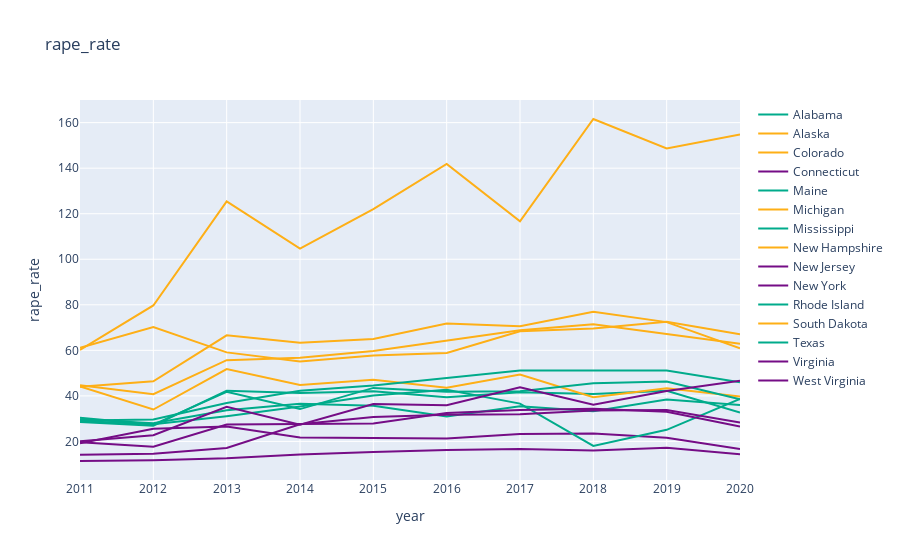

The notebook cell this image was saved under:
### Code cell
import_feat = ['state_legislature','mngmt_job_wage_gap','rape_rate','life_exp_m_f','abortion_rate']

# Calculate the rank percentage for each state in 2011
df['pct_rank'] = df[df['year'] == 2011]['rape_rate'].rank(pct=True)

# Divide states into three groups based on rank percentage
df['group'] = pd.cut(df['pct_rank'], bins=[0, 0.1, 0.45, 0.55, 0.9, 1.0], labels=[r'前10%', r'10%-45%', r'45%-55%', r'55%-90%', r'后10%'])

# Process each state's data individually and store it in a dictionary
states_data = {}
for state, data in df.groupby('state'):
    # Sort the data by year
    data = data.sort_values('year')
    # Construct Plotly's Trace object
    trace = go.Scatter(
        x=data['year'],
        y=data['rape_rate'],
        name=state,
        line=dict(width=2),
        mode='lines',
        text=data['rape_rate'],
        hovertemplate='<b>%{text:.2f}%</b><brstate: %{name}<br>year: %{x}'
    )
    # Assign the corresponding color according to which group the state belongs to
    if r'前10%' in data['group'].unique():
        
        trace.update(line=dict(color='#750D86'))
        states_data[state] = trace

    elif r'后10%' in data['group'].unique():
        trace.update(line=dict(color='#FEAF16'))
        states_data[state] = trace

    elif r'45%-55%' in data['group'].unique():
        trace.update(line=dict(color='#00AB8B'))
        states_data[state] = trace

    # Store a Trace object for each state

# Construct Plotly's Figure object
fig = go.Figure(list(states_data.values()))

# Add a chart title and axis labels
fig.update_layout(title='rape_rate',
                xaxis_title='year',
                yaxis_title='rape_rate')

# show chart
fig.show()

### Figure 1 — Plotly figure (JSON) as saved in the notebook; plotly's stock layout.template omitted (floating-point values rounded to 4 significant figures)
{"data": [{"hovertemplate": "<b>%{text:.2f}%</b><brstate: %{name}<br>year: %{x}", "line": {"color": "#00AB8B", "width": 2}, "mode": "lines", "name": "Alabama", "text": [28.5, 26.9, 42.3, 41.3, 42, 39.4, 41.6, 40.8, 42.2, 32.7], "type": "scatter", "x": [2011, 2012, 2013, 2014, 2015, 2016, 2017, 2018, 2019, 2020], "y": [28.5, 26.9, 42.3, 41.3, 42, 39.4, 41.6, 40.8, 42.2, 32.7]}, {"hovertemplate": "<b>%{text:.2f}%</b><brstate: %{name}<br>year: %{x}", "line": {"color": "#FEAF16", "width": 2}, "mode": "lines", "name": "Alaska", "text": [60.2, 79.7, 125.4, 104.7, 122, 141.9, 116.7, 161.6, 148.7, 154.8], "type": "scatter", "x": [2011, 2012, 2013, 2014, 2015, 2016, 2017, 2018, 2019, 2020], "y": [60.2, 79.7, 125.4, 104.7, 122, 141.9, 116.7, 161.6, 148.7, 154.8]}, {"hovertemplate": "<b>%{text:.2f}%</b><brstate: %{name}<br>year: %{x}", "line": {"color": "#FEAF16", "width": 2}, "mode": "lines", "name": "Colorado", "text": [44.7, 40.7, 55.7, 56.7, 59.7, 64.2, 68.8, 71.5, 67.2, 62.9], "type": "scatter", "x": [2011, 2012, 2013, 2014, 2015, 2016, 2017, 2018, 2019, 2020], "y": [44.7, 40.7, 55.7, 56.7, 59.7, 64.2, 68.8, 71.5, 67.2, 62.9]}, {"hovertemplate": "<b>%{text:.2f}%</b><brstate: %{name}<br>year: %{x}", "line": {"color": "#750D86", "width": 2}, "mode": "lines", "name": "Connecticut", "text": [19.2, 25.6, 26.6, 21.7, 21.5, 21.3, 23.3, 23.5, 21.6, 16.7], "type": "scatter", "x": [2011, 2012, 2013, 2014, 2015, 2016, 2017, 2018, 2019, 2020], "y": [19.2, 25.6, 26.6, 21.7, 21.5, 21.3, 23.3, 23.5, 21.6, 16.7]}, {"hovertemplate": "<b>%{text:.2f}%</b><brstate: %{name}<br>year: %{x}", "line": {"color": "#00AB8B", "width": 2}, "mode": "lines", "name": "Maine", "text": [29.7, 28, 33.7, 36.5, 35.7, 30.9, 35.4, 33.3, 38.4, 36], "type": "scatter", "x": [2011, 2012, 2013, 2014, 2015, 2016, 2017, 2018, 2019, 2020], "y": [29.7, 28, 33.7, 36.5, 35.7, 30.9, 35.4, 33.3, 38.4, 36]}, {"hovertemplate": "<b>%{text:.2f}%</b><brstate: %{name}<br>year: %{x}", "line": {"color": "#FEAF16", "width": 2}, "mode": "lines", "name": "Michigan", "text": [44, 46.4, 66.6, 63.3, 65, 71.8, 70.6, 76.9, 72.4, 60.9], "type": "scatter", "x": [2011, 2012, 2013, 2014, 2015, 2016, 2017, 2018, 2019, 2020], "y": [44, 46.4, 66.6, 63.3, 65, 71.8, 70.6, 76.9, 72.4, 60.9]}, {"hovertemplate": "<b>%{text:.2f}%</b><brstate: %{name}<br>year: %{x}", "line": {"color": "#00AB8B", "width": 2}, "mode": "lines", "name": "Mississippi", "text": [29, 27.5, 31.1, 35.3, 40.2, 42.7, 36.6, 18, 25.1, 38.7], "type": "scatter", "x": [2011, 2012, 2013, 2014, 2015, 2016, 2017, 2018, 2019, 2020], "y": [29, 27.5, 31.1, 35.3, 40.2, 42.7, 36.6, 18, 25.1, 38.7]}, {"hovertemplate": "<b>%{text:.2f}%</b><brstate: %{name}<br>year: %{x}", "line": {"color": "#FEAF16", "width": 2}, "mode": "lines", "name": "New Hampshire", "text": [44.1, 34, 51.8, 44.8, 47.1, 43.6, 49.4, 39.4, 43.4, 39.7], "type": "scatter", "x": [2011, 2012, 2013, 2014, 2015, 2016, 2017, 2018, 2019, 2020], "y": [44.1, 34, 51.8, 44.8, 47.1, 43.6, 49.4, 39.4, 43.4, 39.7]}, {"hovertemplate": "<b>%{text:.2f}%</b><brstate: %{name}<br>year: %{x}", "line": {"color": "#750D86", "width": 2}, "mode": "lines", "name": "New Jersey", "text": [11.4, 11.7, 12.6, 14.3, 15.3, 16.2, 16.7, 16, 17.2, 14.4], "type": "scatter", "x": [2011, 2012, 2013, 2014, 2015, 2016, 2017, 2018, 2019, 2020], "y": [11.4, 11.7, 12.6, 14.3, 15.3, 16.2, 16.7, 16, 17.2, 14.4]}, {"hovertemplate": "<b>%{text:.2f}%</b><brstate: %{name}<br>year: %{x}", "line": {"color": "#750D86", "width": 2}, "mode": "lines", "name": "New York", "text": [14.1, 14.6, 17.1, 27.5, 30.7, 31.7, 31.9, 33.6, 33.8, 28.3], "type": "scatter", "x": [2011, 2012, 2013, 2014, 2015, 2016, 2017, 2018, 2019, 2020], "y": [14.1, 14.6, 17.1, 27.5, 30.7, 31.7, 31.9, 33.6, 33.8, 28.3]}, {"hovertemplate": "<b>%{text:.2f}%</b><brstate: %{name}<br>year: %{x}", "line": {"color": "#00AB8B", "width": 2}, "mode": "lines", "name": "Rhode Island", "text": [30.4, 27.4, 41.8, 34.2, 43.5, 41.8, 42, 45.5, 46.3, 38.5], "type": "scatter", "x": [2011, 2012, 2013, 2014, 2015, 2016, 2017, 2018, 2019, 2020], "y": [30.4, 27.4, 41.8, 34.2, 43.5, 41.8, 42, 45.5, 46.3, 38.5]}, {"hovertemplate": "<b>%{text:.2f}%</b><brstate: %{name}<br>year: %{x}", "line": {"color": "#FEAF16", "width": 2}, "mode": "lines", "name": "South Dakota", "text": [61.1, 70.2, 59.1, 55.1, 57.7, 58.8, 68.4, 69.6, 72.6, 67.1], "type": "scatter", "x": [2011, 2012, 2013, 2014, 2015, 2016, 2017, 2018, 2019, 2020], "y": [61.1, 70.2, 59.1, 55.1, 57.7, 58.8, 68.4, 69.6, 72.6, 67.1]}, {"hovertemplate": "<b>%{text:.2f}%</b><brstate: %{name}<br>year: %{x}", "line": {"color": "#00AB8B", "width": 2}, "mode": "lines", "name": "Texas", "text": [29.2, 29.6, 36.9, 42.3, 44.6, 48, 51.1, 51.2, 51.1, 46], "type": "scatter", "x": [2011, 2012, 2013, 2014, 2015, 2016, 2017, 2018, 2019, 2020], "y": [29.2, 29.6, 36.9, 42.3, 44.6, 48, 51.1, 51.2, 51.1, 46]}, {"hovertemplate": "<b>%{text:.2f}%</b><brstate: %{name}<br>year: %{x}", "line": {"color": "#750D86", "width": 2}, "mode": "lines", "name": "Virginia", "text": [19.6, 17.7, 27.4, 27.7, 27.9, 32.5, 33.8, 34.3, 33, 26.5], "type": "scatter", "x": [2011, 2012, 2013, 2014, 2015, 2016, 2017, 2018, 2019, 2020], "y": [19.6, 17.7, 27.4, 27.7, 27.9, 32.5, 33.8, 34.3, 33, 26.5]}, {"hovertemplate": "<b>%{text:.2f}%</b><brstate: %{name}<br>year: %{x}", "line": {"color": "#750D86", "width": 2}, "mode": "lines", "name": "West Virginia", "text": [20.1, 22.7, 35.2, 27.3, 36.4, 35.9, 43.8, 36.1, 42.1, 46.6], "type": "scatter", "x": [2011, 2012, 2013, 2014, 2015, 2016, 2017, 2018, 2019, 2020], "y": [20.1, 22.7, 35.2, 27.3, 36.4, 35.9, 43.8, 36.1, 42.1, 46.6]}], "layout": {"title": {"text": "rape_rate"}, "xaxis": {"title": {"text": "year"}}, "yaxis": {"title": {"text": "rape_rate"}}}}
